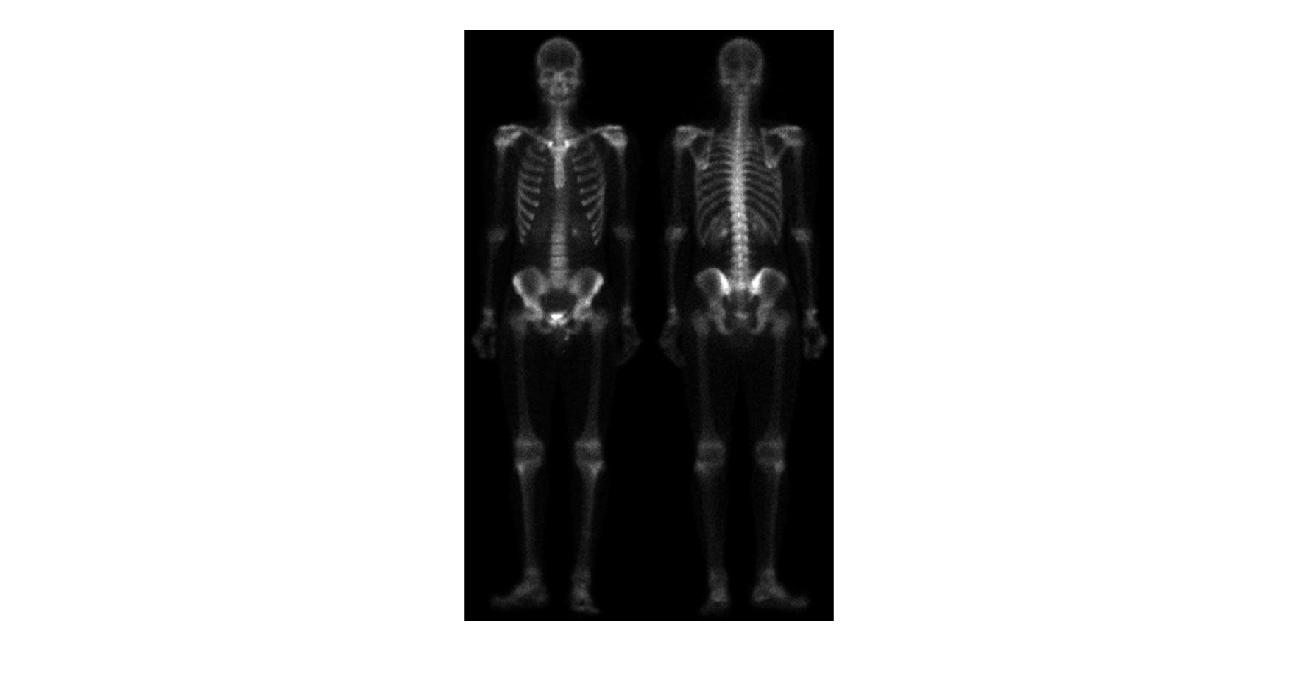
%> input picture datasets/images/chapter_02/figure_3_6_a.jpg, 1301 x 689 px
$ octave example_figure_3_7_a.m   (GNU Octave 9; MATLAB toolbox functions it lacks are replaced by stand-ins)
%> lines starting %> are read from the running program, lines starting %| are printed output that depends on the picture
%====Block code 01=============================================================
I = imread('figure_3_6_a.jpg');
%> I is the input picture: size 689x1301x3 uint8; min 0, max 255, mean 197
imhist(I);
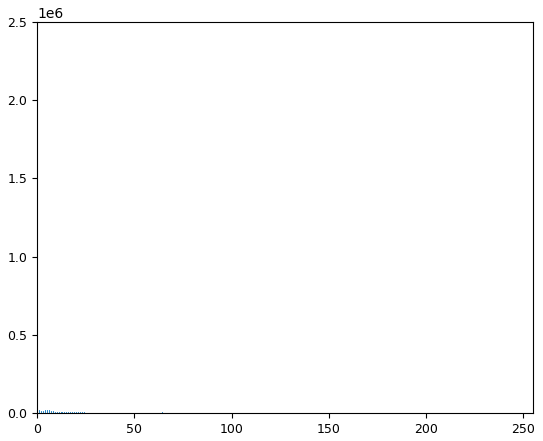
%> figure redrawn from the program's plot data; highest point at x = 255, y = 2026158
%==============================================================================

%====Block code 02=============================================================
h = imhist(I);
%> h = 256 values, max 2026158 at index 256, min 3 at index 232, mean 10504.6
h1 = h(1:10:256);
%> h1 = 26 values, max 258531 at index 1, min 6 at index 22, mean 11099.5
horz = 1:10:256;
bar(horz, h1);
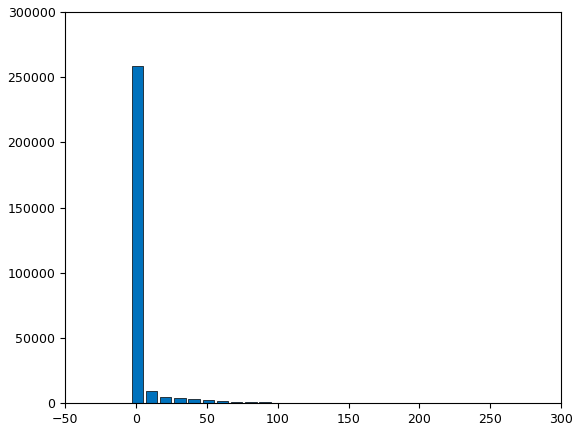
%> figure redrawn from the program's plot data; tallest bar 258531 high, from x = -3 to 5
%==============================================================================

%====Block code 03=============================================================
h1 = h(1:10:256);
horz = 1:10:256;
bar(horz, h1);
axis([0 255 0 15000]);
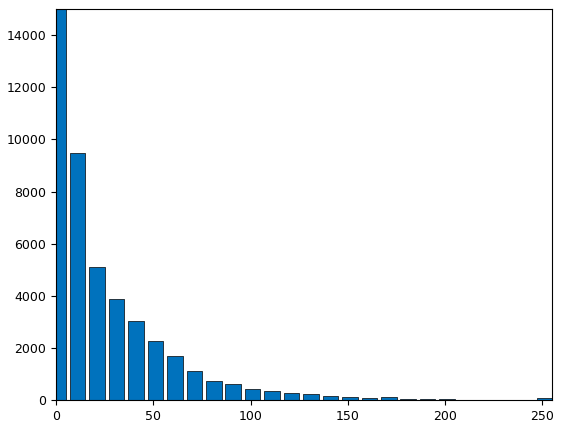
%> figure redrawn from the program's plot data; tallest bar 258531 high, from x = -3 to 5
%==============================================================================

$ run again, with datasets/images/chapter_02/figure_2_3_a.jpg copied over datasets/images/chapter_02/figure_3_6_a.jpg
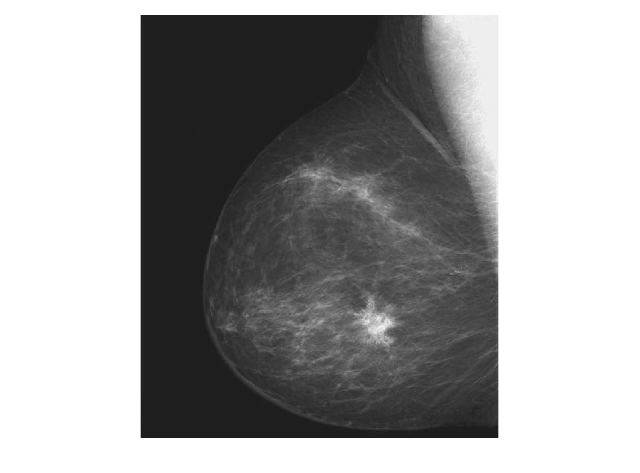
%> input picture datasets/images/chapter_02/figure_2_3_a.jpg, 1280 x 945 px (shown at 1/2 size)
%> I is the input picture: size 945x1280x3 uint8; min 14, max 255, mean 160.8
%> `imhist(I);`:
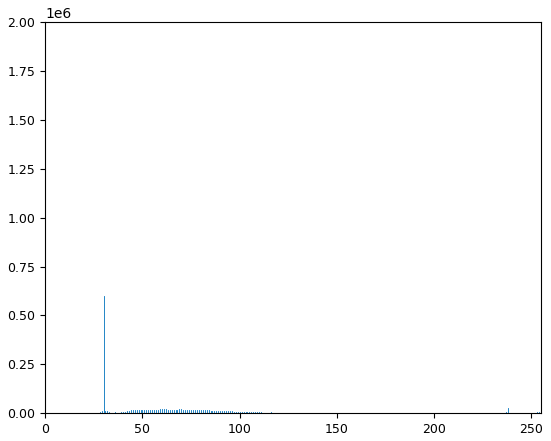
%> figure redrawn from the program's plot data; highest point at x = 255, y = 1797225
%> h = 256 values, max 1797225 at index 256, min 0 at index 1, mean 14175
%> h1 = 26 values, max 600348 at index 4, min 0 at index 1, mean 27460.8
%> `axis([0 255 0 15000]);`:
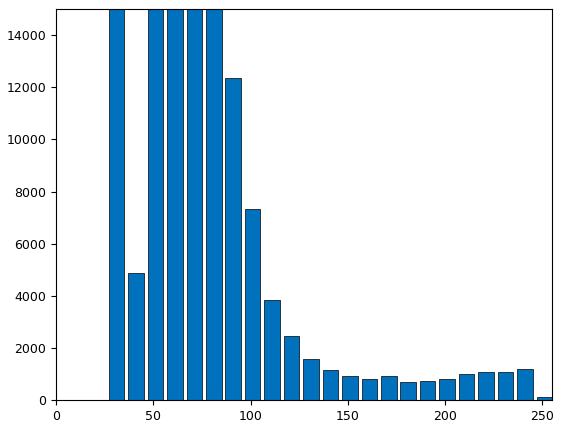
%> figure redrawn from the program's plot data; tallest bar 600348 high, from x = 27 to 35

$ run again, with datasets/images/chapter_02/figure_3_7_a.jpg copied over datasets/images/chapter_02/figure_3_6_a.jpg
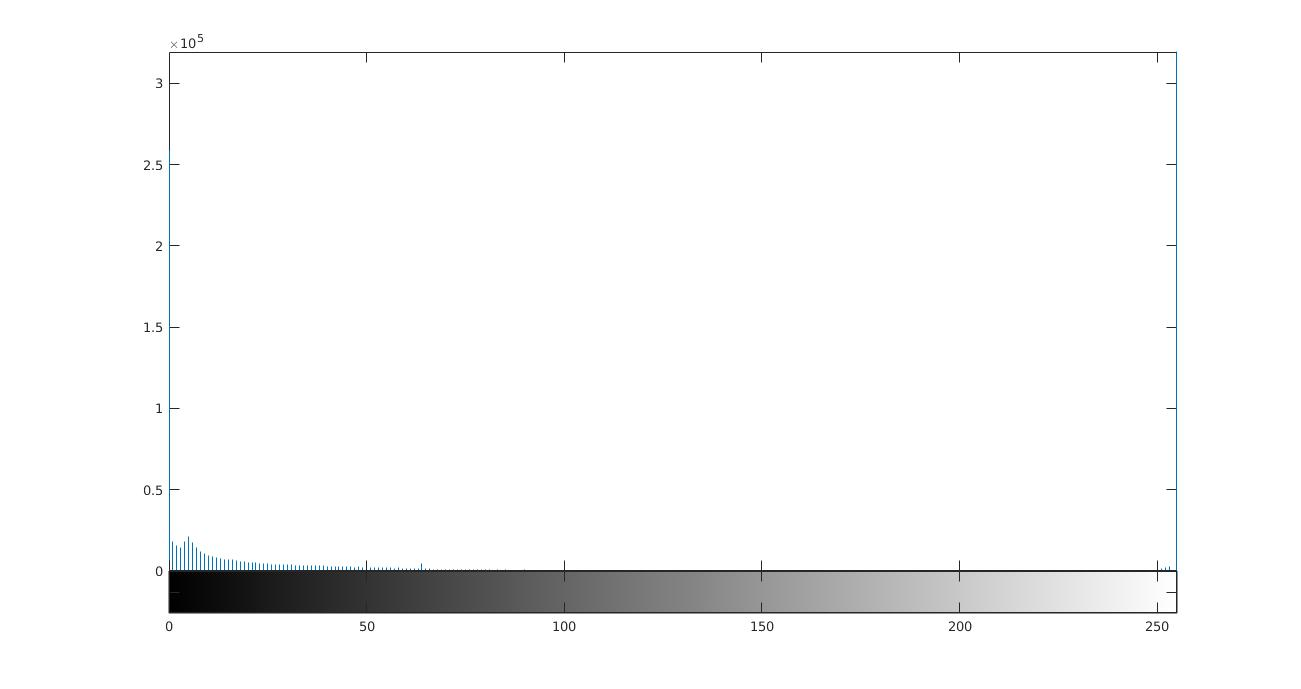
%> input picture datasets/images/chapter_02/figure_3_7_a.jpg, 1301 x 689 px
%> I is the input picture: size 689x1301x3 uint8; mean R, G, B 247.4, 247.6, 247.6
%> `imhist(I);`:
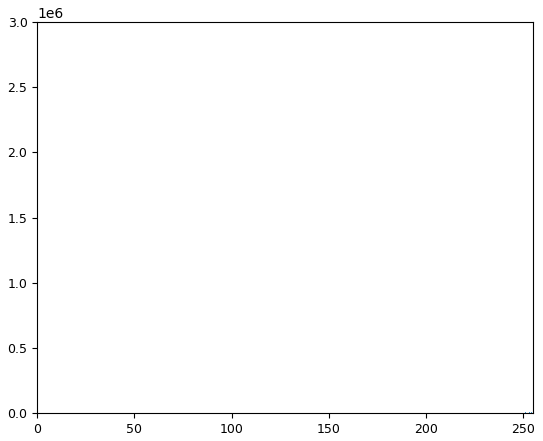
%> figure redrawn from the program's plot data; highest point at x = 255, y = 2502385
%> h = 256 values, max 2502385 at index 256, min 179 at index 2, mean 10504.6
%> h1 = 26 values, max 4162 at index 5, min 250 at index 21, mean 734.5
%> `axis([0 255 0 15000]);`:
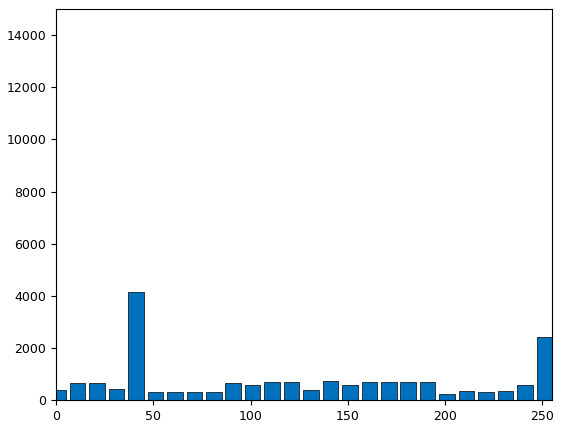
%> figure redrawn from the program's plot data; tallest bar 4162 high, from x = 37 to 45
